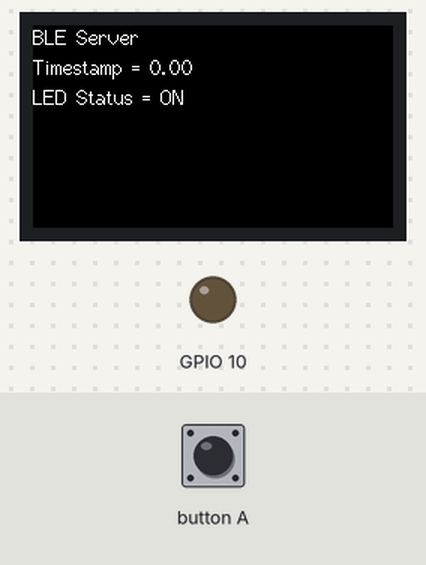
The sketch below on a simulated ESP32. Parts: 240×135 colour display, output pins drawn as LEDs (lit = HIGH). The inputs (shaded band) are chosen by the test bench. Nothing arrives over Bluetooth unless stated; a phone connects over Bluetooth LE 3 s after start; what the sketch prints to the serial monitor is not drawn.

Above: at 1.4 s.
1.5 s: button A pressed for 0.15 s
At 2.3 s:
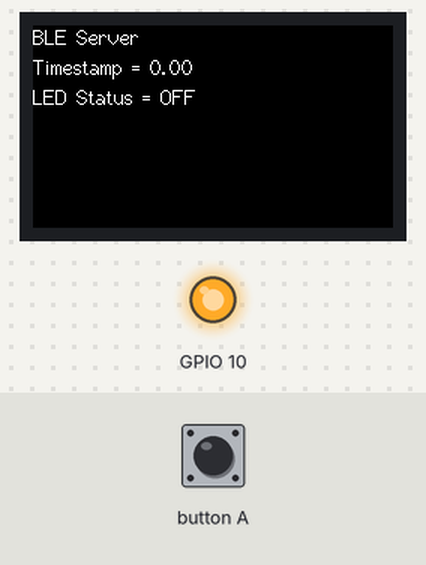
3.1 s: button A pressed for 1 s
At 4.7 s:
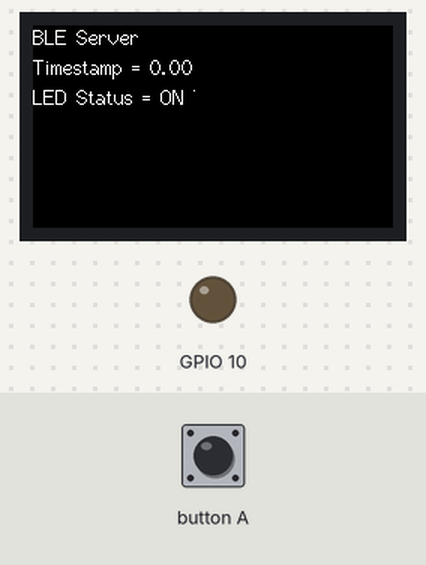
5.6 s: button A pressed for 3.2 s
At 9.5 s:
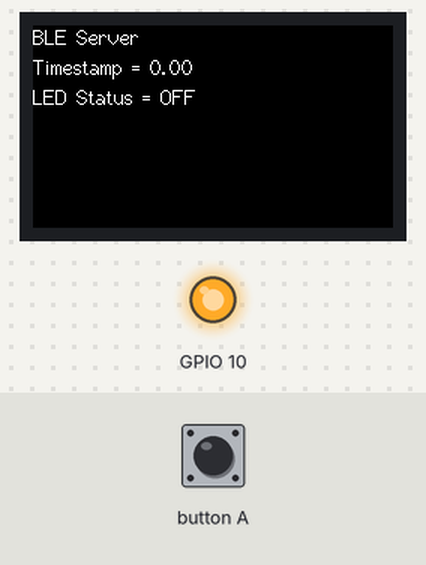
Timing chart, 0 to 11.0 s (numbered marks = the images above; inputs shaded):
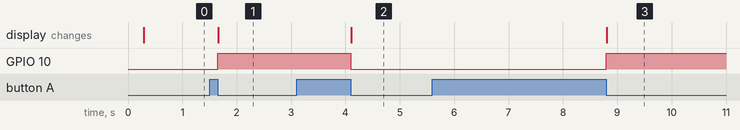

The sketch:

ble-server.ino
```cpp
#include <BLEDevice.h>
#include <BLEServer.h>
#include <M5StickCPlus.h>

// Change to unique BLE server name
#define bleServerName "CSC2106-BLE#369"

double currentTime = 0.0;
float vBatt = 5.0; // initial value

int deviceConnected = 0;

#define SERVICE_UUID "01234567-0123-4567-89ab-0123456789ab"

// Temperature Characteristic and Descriptor
BLECharacteristic ProcessTimeCharacteristics("01234567-0123-4567-89ab-0123456789cd", BLECharacteristic::PROPERTY_NOTIFY);
BLEDescriptor ProcessTimeDescriptor(BLEUUID((uint16_t)0x2902));

// LED Characteristic and Descriptor
BLECharacteristic ledCharacteristics("01234567-0123-4567-89ab-0123456789ff", BLECharacteristic::PROPERTY_READ | BLECharacteristic::PROPERTY_WRITE | BLECharacteristic::PROPERTY_NOTIFY);
BLEDescriptor ledDescriptor(BLEUUID((uint16_t)0x2904));

bool setStatus();

double processStartTime = 0.0;
double processEndTime = 0.0;

class MyServerCallbacks : public BLEServerCallbacks
{
    void onConnect(BLEServer *pServer)
    {
        deviceConnected++;
        Serial.println("MyServerCallbacks::Connected...");
        BLEDevice::startAdvertising();
    };
    void onDisconnect(BLEServer *pServer)
    {
        deviceConnected--;
        Serial.println("MyServerCallbacks::Disconnected...");
    }
};

bool setStatus()
{

    double processTime = processEndTime - processStartTime;
    // Convert Value to String
    static char processTimeStr[20];
    static char ledStr[10];

    dtostrf(processTime, 6, 2, processTimeStr);

    // Set IMU temperature
    ProcessTimeCharacteristics.setValue(processTimeStr);
    ProcessTimeCharacteristics.notify();

    if (digitalRead(M5_LED) == 0)
    {
        strncpy(ledStr, "ON ", sizeof(ledStr));
    }
    else
    {
        strncpy(ledStr, "OFF", sizeof(ledStr));
    }

    // Set LED status
    ledCharacteristics.setValue(ledStr);
    ledCharacteristics.notify();

    return true;
}

void printReadings()
{
    // Print to LCD
    // Temperature Celsius
    M5.Lcd.setCursor(0, 20, 2);
    M5.Lcd.print("Timestamp = ");
    M5.Lcd.print(currentTime);

    // display LED status
    M5.Lcd.setCursor(0, 40, 2);
    M5.Lcd.print("LED Status = ");

    if (digitalRead(M5_LED) == 0)
    {
        M5.Lcd.print("ON ");
        Serial.println("ON ");
    }
    else
    {
        M5.Lcd.print("OFF");
        Serial.println("OFF");
    }
}

void setup()
{
    // Start serial communication
    Serial.begin(115200);

    // Start M5StickC
    M5.begin();

    // Setup IMU
    M5.IMU.Init();

    // Set LCD display
    M5.Lcd.setRotation(3);
    M5.Lcd.fillScreen(BLACK);
    M5.Lcd.setCursor(0, 0, 2);
    M5.Lcd.printf("BLE Server", 0);

    // Setup button
    pinMode(M5_BUTTON_HOME, INPUT);
    delay(100);

    // Setup LED
    pinMode(M5_LED, OUTPUT);
    digitalWrite(M5_LED, 1); // Turn off LED

    // Setup AXP192
    M5.Axp.begin();

    // Create BLE Server
    BLEDevice::init(bleServerName);

    // Create BLE Server
    BLEServer *pServer = BLEDevice::createServer();
    pServer->setCallbacks(new MyServerCallbacks());

    BLEService *bleService = pServer->createService(SERVICE_UUID);

    // Create BLE Characteristics
    bleService->addCharacteristic(&ProcessTimeCharacteristics);
    ProcessTimeDescriptor.setValue("IMU Temperature(C)");
    ProcessTimeCharacteristics.addDescriptor(&ProcessTimeDescriptor);

    // LED
    bleService->addCharacteristic(&ledCharacteristics);
    ledDescriptor.setValue("LED");
    ledCharacteristics.addDescriptor(&ledDescriptor);

    // Start the service
    bleService->start();

    // Start advertising
    BLEAdvertising *pAdvertising = BLEDevice::getAdvertising();
    pAdvertising->addServiceUUID(SERVICE_UUID);
    pServer->getAdvertising()->start();
    Serial.println("Waiting a client connection to notify...");
}

void loop()
{
    if (deviceConnected >= 1)
    {
        std::string value = ledCharacteristics.getValue();
        processStartTime = millis();
        if (value[0] == 'R')
        {
            processEndTime = millis();
            setStatus();
            printReadings();
        }
        else if (value[0] == 'L')
        {
            digitalWrite(M5_LED, !digitalRead(M5_LED));
            processEndTime = millis();
            setStatus();
            printReadings();
        }
    }

    // Check button
    if (digitalRead(M5_BUTTON_HOME) == LOW)
    {
        // Toggle LED
        digitalWrite(M5_LED, !digitalRead(M5_LED));

        // Set all status to BLE
        setStatus();

        // Print readings
        printReadings();

        // Wait for button release
        while (digitalRead(M5_BUTTON_HOME) == LOW)
            ;
    }
}
```

Measured:
- after the input at 1.5 s, GPIO 10: LOW → HIGH after 0.15 s; the display: changes after 0.16 s (image 1)
- after the input at 3.1 s, GPIO 10: HIGH → LOW after 1.0 s; the display: changes after 1.0 s (image 2)
- after the input at 5.6 s, GPIO 10: LOW → HIGH after 3.2 s; the display: changes after 3.2 s (image 3)
